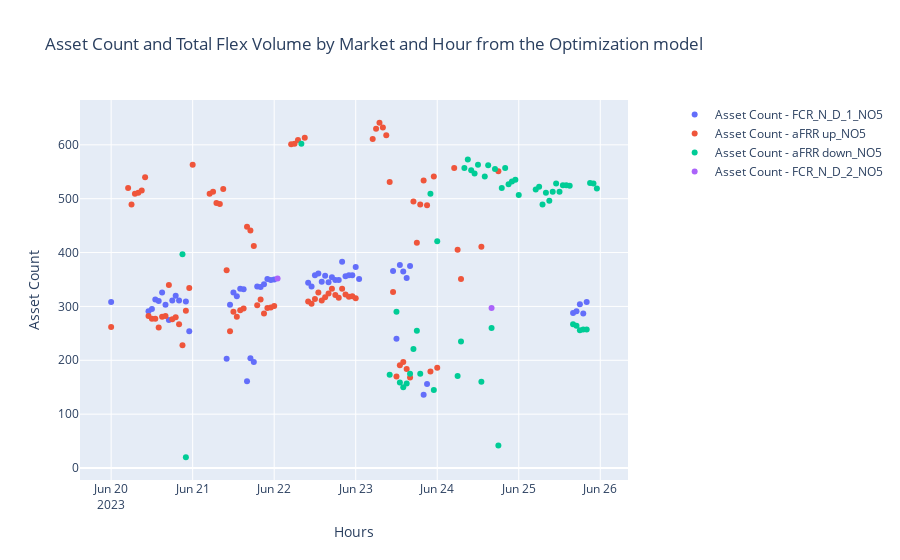

The cell this chart's notebook holds for it:
### Code cell
make_plots_for_sol(market_count_dict, y_axis = "Asset Count")
